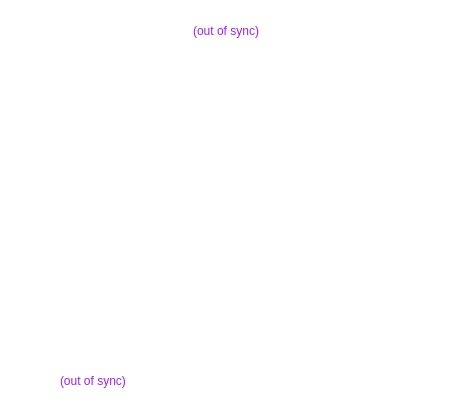
       <widget class="QFrame" name="frame_4">
        <property name="minimumSize">
         <size>
          <width>425</width>
          <height>0</height>
         </size>
        </property>
        <property name="styleSheet">
         <string notr="true">background: transparent;</string>
        </property>
        <property name="frameShape">
         <enum>QFrame::NoFrame</enum>
        </property>
        <property name="frameShadow">
         <enum>QFrame::Plain</enum>
        </property>
        <property name="lineWidth">
         <number>0</number>
        </property>
        <layout class="QGridLayout" name="gridLayout_2">
         <item row="3" column="1">
          <widget class="QFrame" name="frame_8">
           <property name="frameShape">
            <enum>QFrame::NoFrame</enum>
           </property>
           <property name="frameShadow">
            <enum>QFrame::Plain</enum>
           </property>
           <property name="lineWidth">
            <number>0</number>
           </property>
           <layout class="QGridLayout" name="gridLayout_8">
            <item row="0" column="0">
             <spacer name="horizontalSpacer_3">
              <property name="orientation">
               <enum>Qt::Horizontal</enum>
              </property>
              <property name="sizeType">
               <enum>QSizePolicy::Fixed</enum>
              </property>
              <property name="sizeHint" stdset="0">
               <size>
                <width>40</width>
                <height>18</height>
               </size>
              </property>
             </spacer>
            </item>
            <item row="0" column="1">
             <widget class="QLabel" name="labelWalletStatus">
              <property name="palette">
               <palette>
                <active>
                 <colorrole role="WindowText">
                  <brush brushstyle="SolidPattern">
                   <color alpha="255">
                    <red>156</red>
                    <green>34</green>
                    <blue>231</blue>
                   </color>
                  </brush>
                 </colorrole>
                 <colorrole role="Button">
                  <brush brushstyle="SolidPattern">
                   <color alpha="0">
                    <red>0</red>
                    <green>0</green>
                    <blue>0</blue>
                   </color>
                  </brush>
                 </colorrole>
                 <colorrole role="Text">
                  <brush brushstyle="SolidPattern">
                   <color alpha="255">
                    <red>156</red>
                    <green>34</green>
                    <blue>231</blue>
                   </color>
                  </brush>
                 </colorrole>
                 <colorrole role="Base">
                  <brush brushstyle="SolidPattern">
                   <color alpha="0">
                    <red>0</red>
                    <green>0</green>
                    <blue>0</blue>
                   </color>
                  </brush>
                 </colorrole>
                 <colorrole role="Window">
                  <brush brushstyle="SolidPattern">
                   <color alpha="0">
                    <red>0</red>
                    <green>0</green>
                    <blue>0</blue>
                   </color>
                  </brush>
                 </colorrole>
                </active>
                <inactive>
                 <colorrole role="WindowText">
                  <brush brushstyle="SolidPattern">
                   <color alpha="255">
                    <red>156</red>
                    <green>34</green>
                    <blue>231</blue>
                   </color>
                  </brush>
                 </colorrole>
                 <colorrole role="Button">
                  <brush brushstyle="SolidPattern">
                   <color alpha="0">
                    <red>0</red>
                    <green>0</green>
                    <blue>0</blue>
                   </color>
                  </brush>
                 </colorrole>
                 <colorrole role="Text">
                  <brush brushstyle="SolidPattern">
                   <color alpha="255">
                    <red>156</red>
                    <green>34</green>
                    <blue>231</blue>
                   </color>
                  </brush>
                 </colorrole>
                 <colorrole role="Base">
                  <brush brushstyle="SolidPattern">
                   <color alpha="0">
                    <red>0</red>
                    <green>0</green>
                    <blue>0</blue>
                   </color>
                  </brush>
                 </colorrole>
                 <colorrole role="Window">
                  <brush brushstyle="SolidPattern">
                   <color alpha="0">
                    <red>0</red>
                    <green>0</green>
                    <blue>0</blue>
                   </color>
                  </brush>
                 </colorrole>
                </inactive>
                <disabled>
                 <colorrole role="WindowText">
                  <brush brushstyle="SolidPattern">
                   <color alpha="255">
                    <red>190</red>
                    <green>190</green>
                    <blue>190</blue>
                   </color>
                  </brush>
                 </colorrole>
                 <colorrole role="Button">
                  <brush brushstyle="SolidPattern">
                   <color alpha="0">
                    <red>0</red>
                    <green>0</green>
                    <blue>0</blue>
                   </color>
                  </brush>
                 </colorrole>
                 <colorrole role="Text">
                  <brush brushstyle="SolidPattern">
                   <color alpha="255">
                    <red>190</red>
                    <green>190</green>
                    <blue>190</blue>
                   </color>
                  </brush>
                 </colorrole>
                 <colorrole role="Base">
                  <brush brushstyle="SolidPattern">
                   <color alpha="0">
                    <red>0</red>
                    <green>0</green>
                    <blue>0</blue>
                   </color>
                  </brush>
                 </colorrole>
                 <colorrole role="Window">
                  <brush brushstyle="SolidPattern">
                   <color alpha="0">
                    <red>0</red>
                    <green>0</green>
                    <blue>0</blue>
                   </color>
                  </brush>
                 </colorrole>
                </disabled>
               </palette>
              </property>
              <property name="text">
               <string notr="true">(out of sync)</string>
              </property>
              <property name="alignment">
               <set>Qt::AlignLeading|Qt::AlignLeft|Qt::AlignVCenter</set>
              </property>
             </widget>
            </item>
            <item row="0" column="2">
             <spacer name="horizontalSpacer_2">
              <property name="orientation">
               <enum>Qt::Horizontal</enum>
              </property>
              <property name="sizeType">
               <enum>QSizePolicy::Fixed</enum>
              </property>
              <property name="sizeHint" stdset="0">
               <size>
                <width>13</width>
                <height>20</height>
               </size>
              </property>
             </spacer>
            </item>
           </layout>
          </widget>
         </item>
         <item row="0" column="1">
          <widget class="QFrame" name="frame_5">
           <property name="maximumSize">
            <size>
             <width>16777215</width>
             <height>50</height>
            </size>
           </property>
           <property name="frameShape">
            <enum>QFrame::NoFrame</enum>
           </property>
           <property name="frameShadow">
            <enum>QFrame::Plain</enum>
           </property>
           <property name="lineWidth">
            <number>0</number>
           </property>
           <layout class="QGridLayout" name="gridLayout_5">
            <item row="0" column="0">
             <spacer name="horizontalSpacer_5">
              <property name="orientation">
               <enum>Qt::Horizontal</enum>
              </property>
              <property name="sizeHint" stdset="0">
               <size>
                <width>412</width>
                <height>1</height>
               </size>
              </property>
             </spacer>
            </item>
            <item row="1" column="0">
             <layout class="QHBoxLayout" name="horizontalLayout_2">
              <item>
               <spacer name="horizontalSpacer_4">
                <property name="orientation">
                 <enum>Qt::Horizontal</enum>
                </property>
                <property name="sizeHint" stdset="0">
                 <size>
                  <width>40</width>
                  <height>20</height>
                 </size>
                </property>
               </spacer>
              </item>
              <item>
               <widget class="QLabel" name="labelTransactionsStatus">
                <property name="palette">
                 <palette>
                  <active>
                   <colorrole role="WindowText">
                    <brush brushstyle="SolidPattern">
                     <color alpha="255">
                      <red>156</red>
                      <green>34</green>
                      <blue>231</blue>
                     </color>
                    </brush>
                   </colorrole>
                   <colorrole role="Button">
                    <brush brushstyle="SolidPattern">
                     <color alpha="0">
                      <red>0</red>
                      <green>0</green>
                      <blue>0</blue>
                     </color>
                    </brush>
                   </colorrole>
                   <colorrole role="Text">
                    <brush brushstyle="SolidPattern">
                     <color alpha="255">
                      <red>156</red>
                      <green>34</green>
                      <blue>231</blue>
                     </color>
                    </brush>
                   </colorrole>
                   <colorrole role="Base">
                    <brush brushstyle="SolidPattern">
                     <color alpha="0">
                      <red>0</red>
                      <green>0</green>
                      <blue>0</blue>
                     </color>
                    </brush>
                   </colorrole>
                   <colorrole role="Window">
                    <brush brushstyle="SolidPattern">
                     <color alpha="0">
                      <red>0</red>
                      <green>0</green>
                      <blue>0</blue>
                     </color>
                    </brush>
                   </colorrole>
                  </active>
                  <inactive>
                   <colorrole role="WindowText">
                    <brush brushstyle="SolidPattern">
                     <color alpha="255">
                      <red>156</red>
                      <green>34</green>
                      <blue>231</blue>
                     </color>
                    </brush>
                   </colorrole>
                   <colorrole role="Button">
                    <brush brushstyle="SolidPattern">
                     <color alpha="0">
                      <red>0</red>
                      <green>0</green>
                      <blue>0</blue>
                     </color>
                    </brush>
                   </colorrole>
                   <colorrole role="Text">
                    <brush brushstyle="SolidPattern">
                     <color alpha="255">
                      <red>156</red>
                      <green>34</green>
                      <blue>231</blue>
                     </color>
                    </brush>
                   </colorrole>
                   <colorrole role="Base">
                    <brush brushstyle="SolidPattern">
                     <color alpha="0">
                      <red>0</red>
                      <green>0</green>
                      <blue>0</blue>
                     </color>
                    </brush>
                   </colorrole>
                   <colorrole role="Window">
                    <brush brushstyle="SolidPattern">
                     <color alpha="0">
                      <red>0</red>
                      <green>0</green>
                      <blue>0</blue>
                     </color>
                    </brush>
                   </colorrole>
                  </inactive>
                  <disabled>
                   <colorrole role="WindowText">
                    <brush brushstyle="SolidPattern">
                     <color alpha="255">
                      <red>190</red>
                      <green>190</green>
                      <blue>190</blue>
                     </color>
                    </brush>
                   </colorrole>
                   <colorrole role="Button">
                    <brush brushstyle="SolidPattern">
                     <color alpha="0">
                      <red>0</red>
                      <green>0</green>
                      <blue>0</blue>
                     </color>
                    </brush>
                   </colorrole>
                   <colorrole role="Text">
                    <brush brushstyle="SolidPattern">
                     <color alpha="255">
                      <red>190</red>
                      <green>190</green>
                      <blue>190</blue>
                     </color>
                    </brush>
                   </colorrole>
                   <colorrole role="Base">
                    <brush brushstyle="SolidPattern">
                     <color alpha="0">
                      <red>0</red>
                      <green>0</green>
                      <blue>0</blue>
                     </color>
                    </brush>
                   </colorrole>
                   <colorrole role="Window">
                    <brush brushstyle="SolidPattern">
                     <color alpha="0">
                      <red>0</red>
                      <green>0</green>
                      <blue>0</blue>
                     </color>
                    </brush>
                   </colorrole>
                  </disabled>
                 </palette>
                </property>
                <property name="text">
                 <string notr="true">(out of sync)</string>
                </property>
                <property name="alignment">
                 <set>Qt::AlignRight|Qt::AlignTrailing|Qt::AlignVCenter</set>
                </property>
               </widget>
              </item>
              <item>
               <spacer name="horizontalSpacer">
                <property name="orientation">
                 <enum>Qt::Horizontal</enum>
                </property>
                <property name="sizeHint" stdset="0">
                 <size>
                  <width>40</width>
                  <height>20</height>
                 </size>
                </property>
               </spacer>
              </item>
             </layout>
            </item>
           </layout>
          </widget>
         </item>
         <item row="2" column="1">
          <widget class="QListView" name="listTransactions">
           <property name="minimumSize">
            <size>
             <width>415</width>
             <height>300</height>
            </size>
           </property>
           <property name="palette">
            <palette>
             <active>
              <colorrole role="Button">
               <brush brushstyle="SolidPattern">
                <color alpha="0">
                 <red>0</red>
                 <green>0</green>
                 <blue>0</blue>
                </color>
               </brush>
              </colorrole>
              <colorrole role="Text">
               <brush brushstyle="SolidPattern">
                <color alpha="255">
                 <red>53</red>
                 <green>82</green>
                 <blue>141</blue>
                </color>
               </brush>
              </colorrole>
              <colorrole role="Base">
               <brush brushstyle="NoBrush">
                <color alpha="255">
                 <red>0</red>
                 <green>0</green>
                 <blue>0</blue>
                </color>
               </brush>
              </colorrole>
              <colorrole role="Window">
               <brush brushstyle="SolidPattern">
                <color alpha="0">
                 <red>0</red>
                 <green>0</green>
                 <blue>0</blue>
                </color>
               </brush>
              </colorrole>
             </active>
             <inactive>
              <colorrole role="Button">
               <brush brushstyle="SolidPattern">
                <color alpha="0">
                 <red>0</red>
                 <green>0</green>
                 <blue>0</blue>
                </color>
               </brush>
              </colorrole>
              <colorrole role="Text">
               <brush brushstyle="SolidPattern">
                <color alpha="255">
                 <red>53</red>
                 <green>82</green>
                 <blue>141</blue>
                </color>
               </brush>
              </colorrole>
              <colorrole role="Base">
               <brush brushstyle="NoBrush">
                <color alpha="255">
                 <red>0</red>
                 <green>0</green>
                 <blue>0</blue>
                </color>
               </brush>
              </colorrole>
              <colorrole role="Window">
               <brush brushstyle="SolidPattern">
                <color alpha="0">
                 <red>0</red>
                 <green>0</green>
                 <blue>0</blue>
                </color>
               </brush>
              </colorrole>
             </inactive>
             <disabled>
              <colorrole role="Button">
               <brush brushstyle="SolidPattern">
                <color alpha="0">
                 <red>0</red>
                 <green>0</green>
                 <blue>0</blue>
                </color>
               </brush>
              </colorrole>
              <colorrole role="Text">
               <brush brushstyle="SolidPattern">
                <color alpha="255">
                 <red>190</red>
                 <green>190</green>
                 <blue>190</blue>
                </color>
               </brush>
              </colorrole>
              <colorrole role="Base">
               <brush brushstyle="NoBrush">
                <color alpha="255">
                 <red>0</red>
                 <green>0</green>
                 <blue>0</blue>
                </color>
               </brush>
              </colorrole>
              <colorrole role="Window">
               <brush brushstyle="SolidPattern">
                <color alpha="0">
                 <red>0</red>
                 <green>0</green>
                 <blue>0</blue>
                </color>
               </brush>
              </colorrole>
             </disabled>
            </palette>
           </property>
           <property name="font">
            <font>
             <pointsize>12</pointsize>
            </font>
           </property>
           <property name="autoFillBackground">
            <bool>false</bool>
           </property>
           <property name="styleSheet">
            <string notr="true">background: transparent;</string>
           </property>
           <property name="frameShape">
            <enum>QFrame::NoFrame</enum>
           </property>
           <property name="frameShadow">
            <enum>QFrame::Plain</enum>
           </property>
           <property name="lineWidth">
            <number>0</number>
           </property>
           <property name="verticalScrollBarPolicy">
            <enum>Qt::ScrollBarAlwaysOff</enum>
           </property>
           <property name="horizontalScrollBarPolicy">
            <enum>Qt::ScrollBarAlwaysOff</enum>
           </property>
           <property name="selectionMode">
            <enum>QAbstractItemView::NoSelection</enum>
           </property>
          </widget>
         </item>
        </layout>
       </widget>
